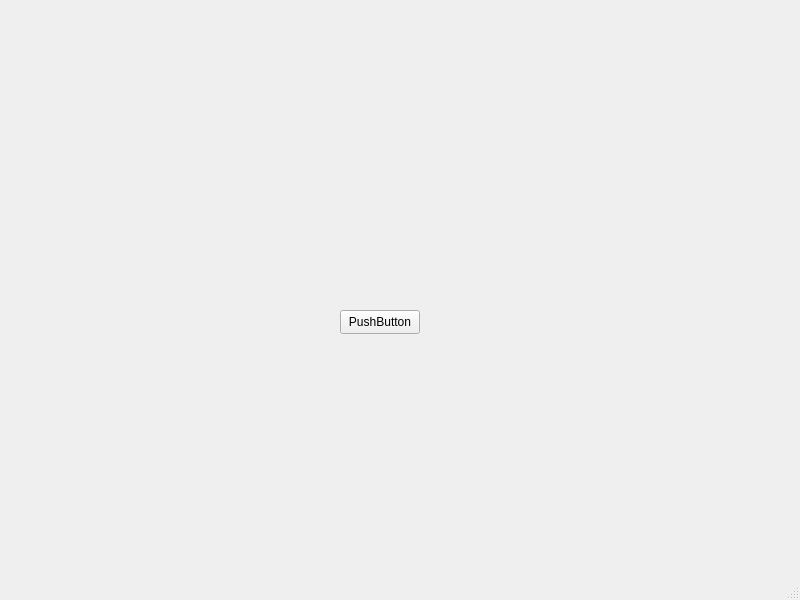
<?xml version="1.0" encoding="UTF-8"?>
<ui version="4.0">
 <class>MainWindow</class>
 <widget class="QMainWindow" name="MainWindow">
  <property name="geometry">
   <rect>
    <x>0</x>
    <y>0</y>
    <width>800</width>
    <height>600</height>
   </rect>
  </property>
  <property name="windowTitle">
   <string>MainWindow</string>
  </property>
  <widget class="QWidget" name="centralwidget">
   <widget class="QPushButton" name="pushButton">
    <property name="geometry">
     <rect>
      <x>340</x>
      <y>310</y>
      <width>80</width>
      <height>24</height>
     </rect>
    </property>
    <property name="text">
     <string>PushButton</string>
    </property>
   </widget>
  </widget>
  <widget class="QMenuBar" name="menubar">
   <property name="geometry">
    <rect>
     <x>0</x>
     <y>0</y>
     <width>800</width>
     <height>21</height>
    </rect>
   </property>
  </widget>
  <widget class="QStatusBar" name="statusbar"/>
 </widget>
 <resources/>
 <connections/>
</ui>
